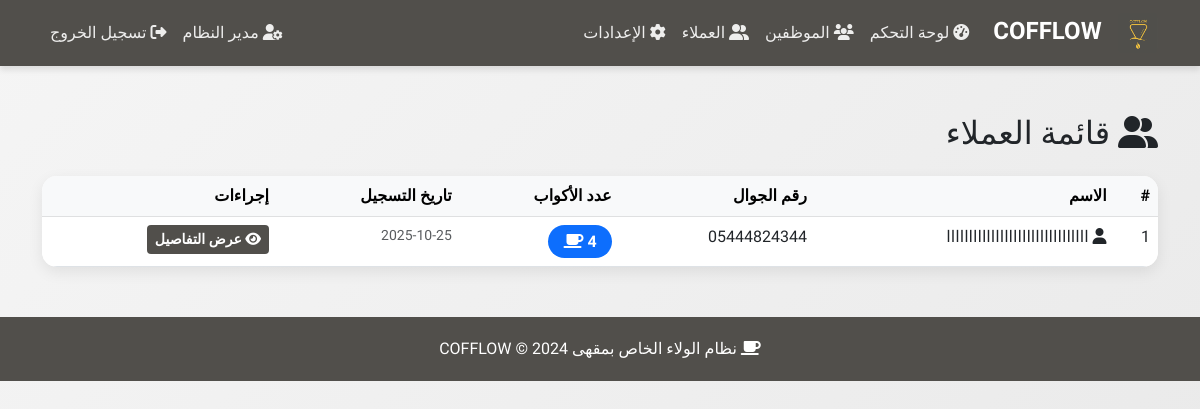
The app's page /admin/customers (signed in), older data.
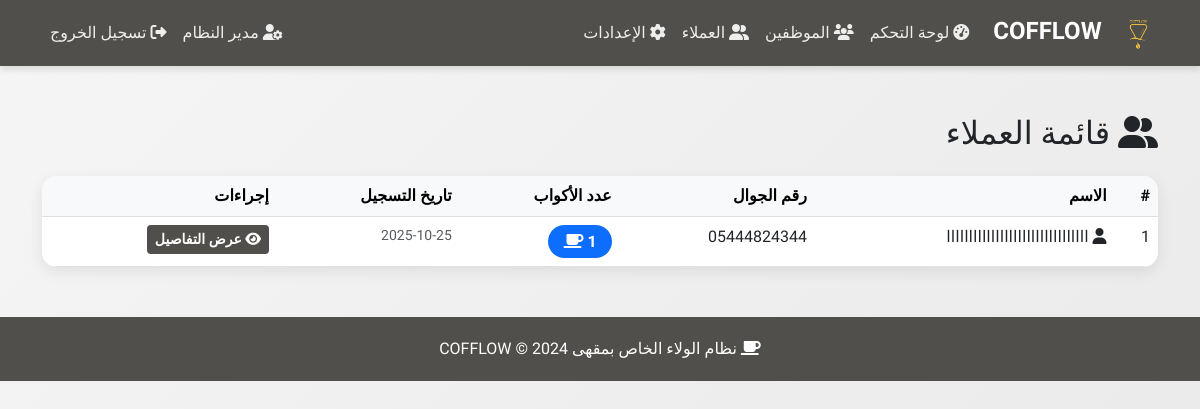
The same page, newer data.
### models.py (models this page shows, shortened)
class User(UserMixin, db.Model):
    __tablename__ = 'users'
    id = db.Column(db.Integer, primary_key=True)
    name = db.Column(db.String(100), nullable=False)
    phone = db.Column(db.String(20), unique=True, nullable=False)
    email = db.Column(db.String(120), unique=True, nullable=True)
    password_hash = db.Column(db.String(255), nullable=False)
    role = db.Column(db.String(20), nullable=False)  # 'admin', 'employee', 'customer'
    cups_count = db.Column(db.Integer, default=0)  # للعملاء فقط
    created_at = db.Column(db.DateTime, default=datetime.utcnow)
    coupons = db.relationship('Coupon', backref='customer', lazy=True, foreign_keys='Coupon.customer_id')
    transactions = db.relationship('Transaction', backref='customer', lazy=True, foreign_keys='Transaction.customer_id')

### app.py (the view)
@app.route('/admin/customers', methods=['GET', 'POST'])
@login_required
@role_required('admin')
def admin_customers():
    search_query = ''
    if request.method == 'POST':
        search_query = request.form.get('query', '')
        customers = User.query.filter(
            User.role == 'customer',
            db.or_(
                User.name.contains(search_query),
                User.phone.contains(search_query),
                User.email.contains(search_query) if search_query else False
            )
        ).all()
    else:
        customers = User.query.filter_by(role='customer').all()
    return render_template('admin/customers.html', customers=customers, search_query=search_query)

### app.py (called while the page is built)
@login_manager.user_loader
def load_user(user_id):
    return User.query.get(int(user_id))

@app.context_processor
def inject_settings():
    settings = Settings.query.first()
    lang = session.get('lang', 'ar')
    translations = get_all_translations(lang)
    return dict(settings=settings, lang=lang, t=translations)

def role_required(role):
    def decorator(f):
        @wraps(f)
        def decorated_function(*args, **kwargs):
            if not current_user.is_authenticated or current_user.role != role:
                flash('ليس لديك صلاحية للوصول إلى هذه الصفحة', 'danger')
                return redirect(url_for('index'))
            return f(*args, **kwargs)
        return decorated_function
    return decorator

@app.before_request
def make_session_permanent():
    if current_user.is_authenticated:
        session.permanent = True

### translations.py (called while the page is built)
def get_all_translations(lang):
    return TRANSLATIONS.get(lang, TRANSLATIONS['ar'])

### templates/admin/customers.html (shortened to what this page needs)
{% extends "base.html" %}
{% block content %}
<h2 class="mb-4">
    <i class="fas fa-user-friends"></i> قائمة العملاء
</h2>
<div class="card">
    <div class="card-body p-0">
        <div class="table-responsive">
            <table class="table table-hover mb-0">
                <thead class="table-light">
                    <tr>
                        <th>#</th>
                        <th>الاسم</th>
                        <th>رقم الجوال</th>
                        <th>عدد الأكواب</th>
                        <th>تاريخ التسجيل</th>
                        <th>إجراءات</th>
                    </tr>
                </thead>
                <tbody>
                    {% for customer in customers %}
                    <tr>
                        <td>{{ loop.index }}</td>
                        <td>
                            <i class="fas fa-user"></i>
                            {{ customer.name }}
                        </td>
                        <td>{{ customer.phone }}</td>
                        <td>
                            <span class="badge bg-primary fs-6">
                                {{ customer.cups_count }} <i class="fas fa-coffee"></i>
                            </span>
                        </td>
                        <td class="text-muted small">
                            {{ customer.created_at.strftime('%Y-%m-%d') }}
                        </td>
                        <td>
                            <a href="{{ url_for('admin_customer_details', id=customer.id) }}"
                               class="btn btn-sm btn-primary">
                                <i class="fas fa-eye"></i> عرض التفاصيل
                            </a>
                        </td>
                    </tr>
                    {% else %}
                    <tr>
                        <td colspan="6" class="text-center text-muted py-4">
                            <i class="fas fa-users-slash"></i> لا يوجد عملاء مسجلين بعد
                        </td>
                    </tr>
                    {% endfor %}
                </tbody>
            </table>
        </div>
    </div>
</div>
{% endblock %}

Row changes from the older to the newer data that the page shows:
changed User "اااااااااااااااااااااااااااااااا": cups_count "4" → "1"
